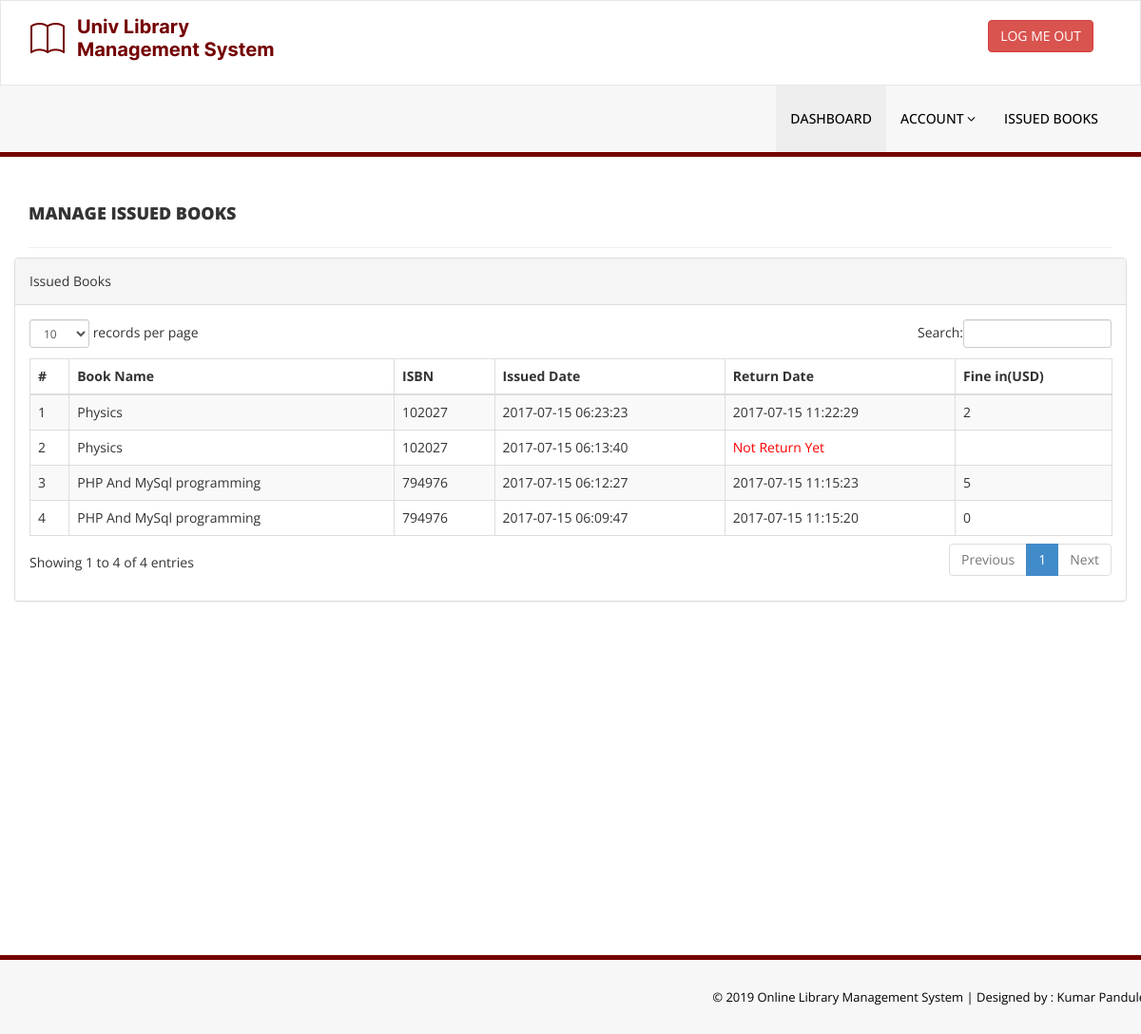
The page /library/issued-books.php (signed in) on the database as committed earlier.
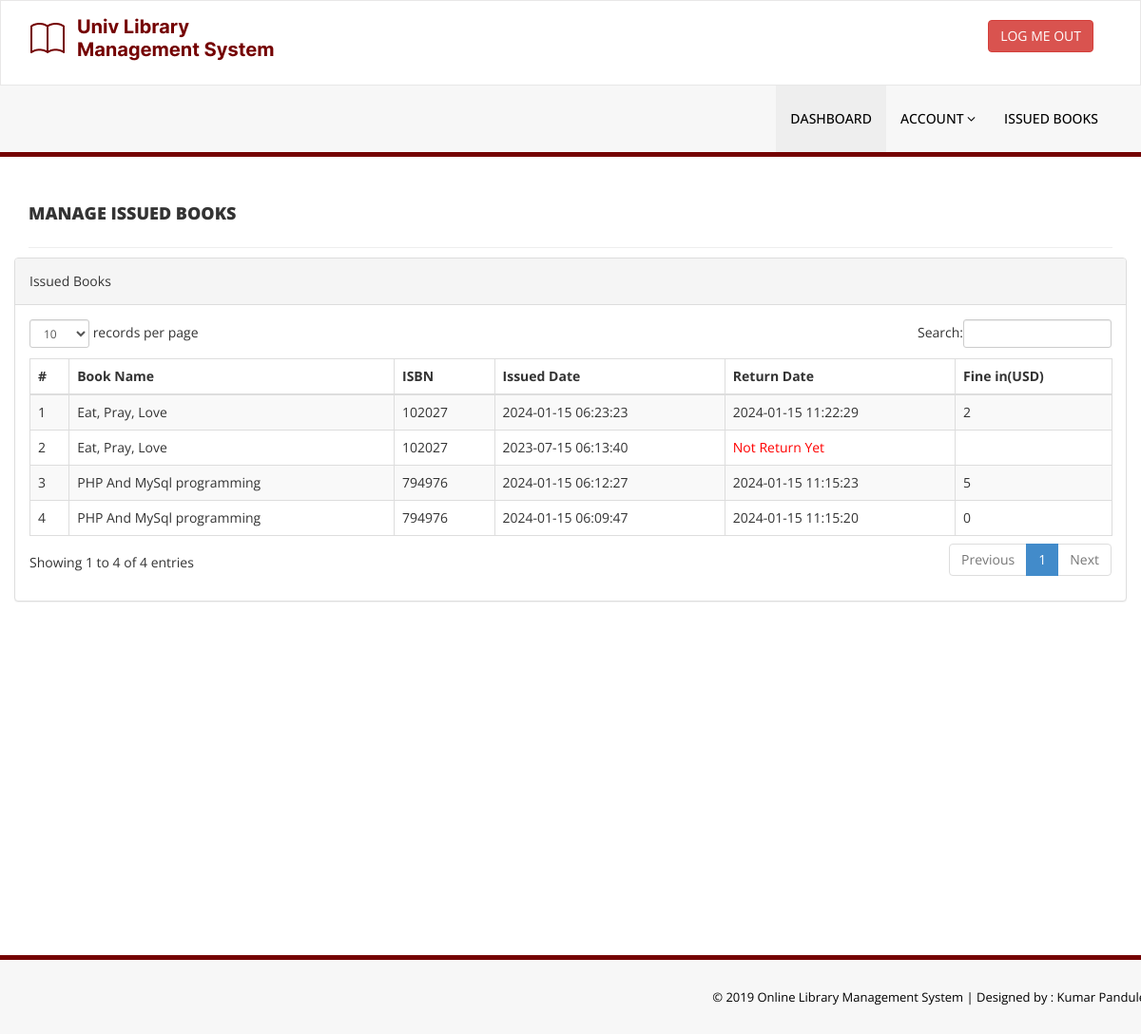
The same page on the database as committed later.
### tables this page shows
CREATE TABLE `tblissuedbookdetails` (
  `id` int(11) NOT NULL,
  `BookId` int(11) DEFAULT NULL,
  `StudentID` varchar(150) DEFAULT NULL,
  `IssuesDate` timestamp NULL DEFAULT current_timestamp(),
  `ReturnDate` timestamp NULL DEFAULT NULL ON UPDATE current_timestamp(),
  `RetrunStatus` int(1) DEFAULT NULL,
  `fine` int(11) DEFAULT NULL
);

CREATE TABLE `tblbooks` (
  `id` int(11) NOT NULL,
  `BookName` varchar(255) DEFAULT NULL,
  `CatId` int(11) DEFAULT NULL,
  `AuthorId` int(11) DEFAULT NULL,
  `ISBNNumber` int(11) DEFAULT NULL,
  `BookPrice` int(11) DEFAULT NULL,
  `RegDate` timestamp NULL DEFAULT current_timestamp(),
  `UpdationDate` timestamp NULL DEFAULT NULL ON UPDATE current_timestamp()
);

### library/issued-books.php (the view, shortened to what this page needs)
<?php
include('includes/config.php');
if(strlen($_SESSION['login'])==0)
    {
header('location:index.php');
}
else{
    ?>
<!DOCTYPE html>
<html xmlns="http://www.w3.org/1999/xhtml">
<head>
    <link href="assets/css/bootstrap.css" rel="stylesheet" />
    <link href="assets/css/font-awesome.css" rel="stylesheet" />
    <link href="assets/js/dataTables/dataTables.bootstrap.css" rel="stylesheet" />
    <link href="assets/css/style.css" rel="stylesheet" />
</head>
<body>
<?php include('includes/header.php');?>
    <div class="content-wrapper">
         <div class="container">
        <div class="row pad-botm">
            <div class="col-md-12">
                <h4 class="header-line">Manage Issued Books</h4>
    </div>
            <div class="row">
                <div class="col-md-12">
                    <div class="panel panel-default">
                        <div class="panel-heading">
                          Issued Books
                        </div>
                        <div class="panel-body">
                            <div class="table-responsive">
                                <table class="table table-striped table-bordered table-hover" id="dataTables-example">
                                    <thead>
                                        <tr>
                                            <th>#</th>
                                            <th>Book Name</th>
                                            <th>ISBN </th>
                                            <th>Issued Date</th>
                                            <th>Return Date</th>
                                            <th>Fine in(USD)</th>
                                        </tr>
                                    </thead>
                                    <tbody>
<?php
$sid=$_SESSION['stdid'];
$sql="SELECT tblbooks.BookName,tblbooks.ISBNNumber,tblissuedbookdetails.IssuesDate,tblissuedbookdetails.ReturnDate,tblissuedbookdetails.id as rid,tblissuedbookdetails.fine from  tblissuedbookdetails join tblstudents on tblstudents.StudentId=tblissuedbookdetails.StudentId join tblbooks on tblbooks.id=tblissuedbookdetails.BookId where tblstudents.StudentId=:sid order by tblissuedbookdetails.id desc";
$query = $dbh -> prepare($sql);
$query-> bindParam(':sid', $sid, PDO::PARAM_STR);
$query->execute();
$results=$query->fetchAll(PDO::FETCH_OBJ);
$cnt=1;
if($query->rowCount() > 0)
{
foreach($results as $result)
{               ?>
                                        <tr class="odd gradeX">
                                            <td class="center"><?php echo htmlentities($cnt);?></td>
                                            <td class="center"><?php echo htmlentities($result->BookName);?></td>
                                            <td class="center"><?php echo htmlentities($result->ISBNNumber);?></td>
                                            <td class="center"><?php echo htmlentities($result->IssuesDate);?></td>
                                            <td class="center"><?php if($result->ReturnDate=="")
                                            {?>
                                            <span style="color:red">
                                             <?php   echo htmlentities("Not Return Yet"); ?>
                                                </span>
                                            <?php } else {
                                            echo htmlentities($result->ReturnDate);
                                        }
                                            ?></td>
                                              <td class="center"><?php echo htmlentities($result->fine);?></td>
                                        </tr>
 <?php $cnt=$cnt+1;}} ?>
                                    </tbody>
                                </table>
                            </div>
                        </div>
                    </div>
                </div>
            </div>
    </div>
    </div>
    </div>
  <?php include('includes/footer.php');?>
</body>
</html>
<?php } ?>

Rows that differ between the two databases and show on the page:
changed tblissuedbookdetails (number 1 of 4 on the later page): BookId.BookName "Physics" → "Eat, Pray, Love"; IssuesDate "2017-07-15 06:23:23" → "2024-01-15 06:23:23"; ReturnDate "2017-07-15 11:22:29" → "2024-01-15 11:22:29"
changed tblissuedbookdetails (number 2 of 4 on the later page): BookId.BookName "Physics" → "Eat, Pray, Love"; IssuesDate "2017-07-15 06:13:40" → "2023-07-15 06:13:40"
changed tblissuedbookdetails (number 3 of 4 on the later page): IssuesDate "2017-07-15 06:12:27" → "2024-01-15 06:12:27"; ReturnDate "2017-07-15 11:15:23" → "2024-01-15 11:15:23"
changed tblissuedbookdetails (number 4 of 4 on the later page): IssuesDate "2017-07-15 06:09:47" → "2024-01-15 06:09:47"; ReturnDate "2017-07-15 11:15:20" → "2024-01-15 11:15:20"
